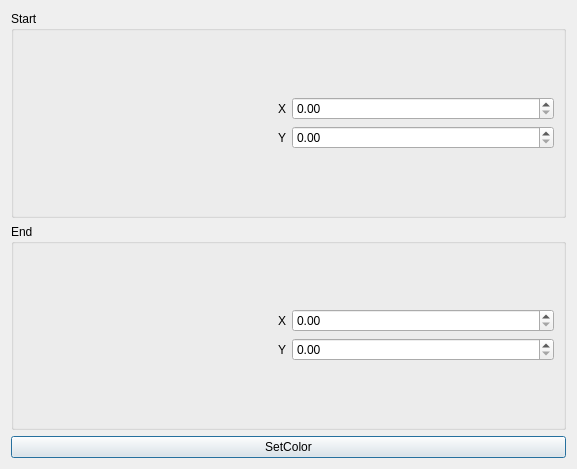
<?xml version="1.0" encoding="UTF-8"?>
<ui version="4.0">
 <class>LineLayerDialog</class>
 <widget class="QDialog" name="LineLayerDialog">
  <property name="geometry">
   <rect>
    <x>0</x>
    <y>0</y>
    <width>577</width>
    <height>469</height>
   </rect>
  </property>
  <property name="windowTitle">
   <string>Dialog</string>
  </property>
  <layout class="QGridLayout" name="gridLayout_5">
   <item row="1" column="0">
    <widget class="QGroupBox" name="groupBox_2">
     <property name="title">
      <string>End</string>
     </property>
     <layout class="QGridLayout" name="gridLayout_3">
      <item row="0" column="0">
       <layout class="QGridLayout" name="gridLayout">
        <item row="0" column="0">
         <widget class="QLabel" name="label_3">
          <property name="text">
           <string>X</string>
          </property>
          <property name="alignment">
           <set>Qt::AlignRight|Qt::AlignTrailing|Qt::AlignVCenter</set>
          </property>
         </widget>
        </item>
        <item row="0" column="1">
         <widget class="QDoubleSpinBox" name="endX">
          <property name="maximum">
           <double>1.000000000000000</double>
          </property>
          <property name="singleStep">
           <double>0.010000000000000</double>
          </property>
         </widget>
        </item>
        <item row="1" column="0">
         <widget class="QLabel" name="label_4">
          <property name="text">
           <string>Y</string>
          </property>
          <property name="alignment">
           <set>Qt::AlignRight|Qt::AlignTrailing|Qt::AlignVCenter</set>
          </property>
         </widget>
        </item>
        <item row="1" column="1">
         <widget class="QDoubleSpinBox" name="endY">
          <property name="maximum">
           <double>1.000000000000000</double>
          </property>
          <property name="singleStep">
           <double>0.010000000000000</double>
          </property>
         </widget>
        </item>
       </layout>
      </item>
     </layout>
    </widget>
   </item>
   <item row="0" column="0">
    <widget class="QGroupBox" name="groupBox">
     <property name="title">
      <string>Start</string>
     </property>
     <layout class="QGridLayout" name="gridLayout_4">
      <item row="0" column="0">
       <layout class="QGridLayout" name="gridLayout_2">
        <item row="0" column="0">
         <widget class="QLabel" name="label">
          <property name="text">
           <string>X</string>
          </property>
          <property name="alignment">
           <set>Qt::AlignRight|Qt::AlignTrailing|Qt::AlignVCenter</set>
          </property>
         </widget>
        </item>
        <item row="0" column="1">
         <widget class="QDoubleSpinBox" name="startX">
          <property name="maximum">
           <double>1.000000000000000</double>
          </property>
          <property name="singleStep">
           <double>0.010000000000000</double>
          </property>
         </widget>
        </item>
        <item row="1" column="0">
         <widget class="QLabel" name="label_2">
          <property name="text">
           <string>Y</string>
          </property>
          <property name="alignment">
           <set>Qt::AlignRight|Qt::AlignTrailing|Qt::AlignVCenter</set>
          </property>
         </widget>
        </item>
        <item row="1" column="1">
         <widget class="QDoubleSpinBox" name="startY">
          <property name="maximum">
           <double>1.000000000000000</double>
          </property>
          <property name="singleStep">
           <double>0.010000000000000</double>
          </property>
         </widget>
        </item>
       </layout>
      </item>
     </layout>
    </widget>
   </item>
   <item row="2" column="0">
    <widget class="QPushButton" name="setColorButton">
     <property name="text">
      <string>SetColor</string>
     </property>
    </widget>
   </item>
  </layout>
 </widget>
 <resources/>
 <connections/>
</ui>
